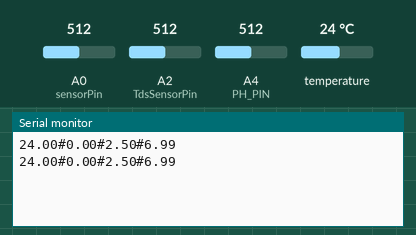
This sketch was run on a simulated Arduino Uno, built with avr-gcc and run on an emulated ATmega328P. Shown: the last lines printed to the serial monitor. The inputs (shaded band) are chosen by the test bench; at power-on: temperature 24 °C, A0 (sensorPin) = 512, A4 (PH_PIN) = 512, A2 (TdsSensorPin) = 512.

Above: at 3.3 s.
3.4 s: temperature set to 12 °C
At 5.5 s:
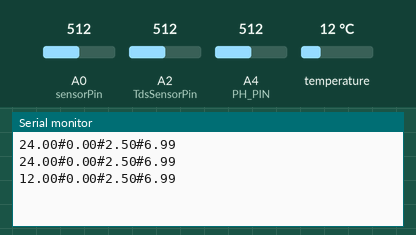
5.9 s: A0 (sensorPin) set to 716
At 6.9 s:
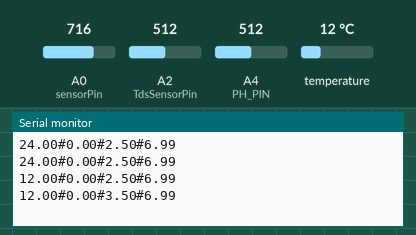
8.4 s: A4 (PH_PIN) set to 716
At 10.6 s:
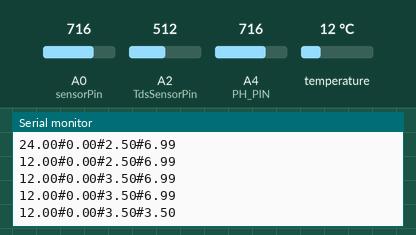
10.9 s: temperature set to 19 °C
At 12.1 s:
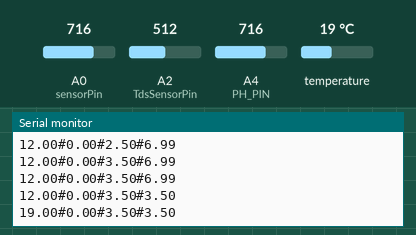
13.4 s: A0 (sensorPin) set to 810
At 15.7 s:
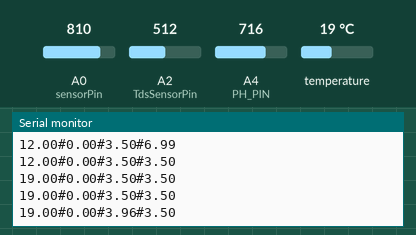
15.9 s: A4 (PH_PIN) set to 810
At 17.3 s:
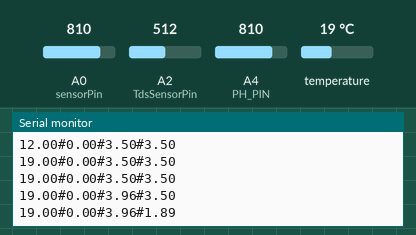
Timing chart, 0 to 18.9 s (numbered marks = the images above; inputs shaded):
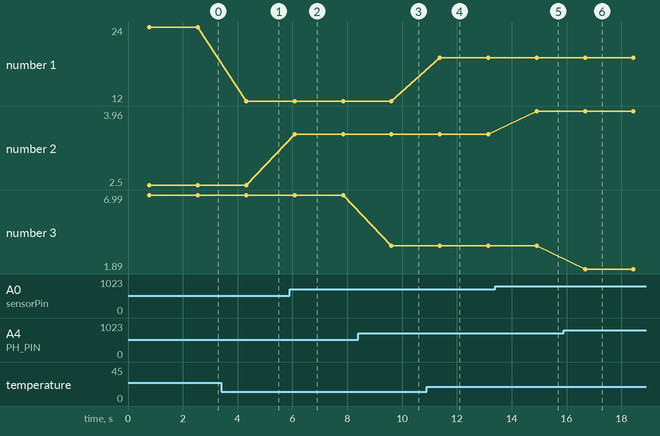

The sketch:

water_quality_arduino_code.ino
```cpp
#define TdsSensorPin A2
#define VREF 5.0
#define SCOUNT  30

int analogBuffer[SCOUNT];
int analogBufferTemp[SCOUNT];
int analogBufferIndex = 0, copyIndex = 0;
float averageVoltage = 0, tdsValue = 0, temperature = 25;


int sensorPin = A0;
int sensorValue = 0;
float voltage = 0.0;
float turbidity = 0.0;

#include <OneWire.h>
#include <DallasTemperature.h>

#define ONE_WIRE_BUS 2

OneWire oneWire(ONE_WIRE_BUS);
DallasTemperature sensors(&oneWire);


#define PH_PIN A4
float voltage1;
float pH;

void setup() {

  Serial.begin(9600);
  pinMode(TdsSensorPin, INPUT);
  sensors.begin();

}

void loop() {

  sensors.requestTemperatures();
  float tempc = sensors.getTempCByIndex(0);
  float tempf = sensors.toFahrenheit(tempc);


  sensorValue = analogRead(sensorPin);

  voltage = sensorValue * (5.0 / 1023.0);

  // turbidity = -1120.4 * voltage * voltage + 5742.3 * voltage - 4352.9;
  turbidity = voltage;


  int raw = analogRead(PH_PIN);
  voltage1 = raw * (5.0 / 1023.0);


  pH = 7.0 - (voltage1 - 2.5) * 3.5;

  if (pH < 0) pH = 0;
  if (pH > 14) pH = 14;


  static unsigned long analogSampleTimepoint = millis();
  if (millis() - analogSampleTimepoint > 40U) {
    analogSampleTimepoint = millis();
    analogBuffer[analogBufferIndex] = analogRead(TdsSensorPin);
    analogBufferIndex++;
    if (analogBufferIndex == SCOUNT) {
      analogBufferIndex = 0;
    }
  }

  static unsigned long printTimepoint = millis();
  if (millis() - printTimepoint > 800U) {
    printTimepoint = millis();
    for (copyIndex = 0; copyIndex < SCOUNT; copyIndex++) {
      analogBufferTemp[copyIndex] = analogBuffer[copyIndex];
    }
    averageVoltage = getMedianNum(analogBufferTemp, SCOUNT) * (float)VREF / 1024.0;
    float compensationCoefficient = 1.0 + 0.02 * (tempc - 25.0);
    float compensationVoltage = averageVoltage / compensationCoefficient;
    tdsValue = (133.42 * compensationVoltage * compensationVoltage * compensationVoltage - 255.86 *
                 compensationVoltage * compensationVoltage + 857.39 * compensationVoltage) * 0.5;

  }
  // Backend expects order: temperature#TDS#turbidity#pH (see app.py /iot/data)
  String data = String(tempc)+"#"+String(tdsValue)+"#"+String(turbidity)+"#"+String(pH);

  Serial.println(data);
  delay(1000);
}

int getMedianNum(int bArray[], int iFilterLen) {
  int bTab[iFilterLen];
  for (byte i = 0; i < iFilterLen; i++)
    bTab[i] = bArray[i];
  int i, j, bTemp;
  for (j = 0; j < iFilterLen - 1; j++) {
    for (i = 0; i < iFilterLen - j - 1; i++) {
      if (bTab[i] > bTab[i + 1]) {
        bTemp = bTab[i];
        bTab[i] = bTab[i + 1];
        bTab[i + 1] = bTemp;
      }
    }
  }
  if ((iFilterLen & 1) > 0) {
    bTemp = bTab[(iFilterLen - 1) / 2];
  } else {
    bTemp = (bTab[iFilterLen / 2] + bTab[iFilterLen / 2 - 1]) / 2;
  }
  return bTemp;
}
```

Measured:
- after the input at 3.4 s, the serial monitor: prints a new line after 0.91 s (image 1)
- after the input at 5.9 s, the serial monitor: prints a new line after 0.18 s (image 2)
- after the input at 8.4 s, the serial monitor: prints a new line after 1.2 s (image 3)
- after the input at 10.9 s, the serial monitor: prints a new line after 0.48 s (image 4)
- after the input at 13.4 s, the serial monitor: prints a new line after 1.5 s (image 5)
- after the input at 15.9 s, the serial monitor: prints a new line after 0.78 s (image 6)
- plotted number 1: 24 → 12 after the input at 3.4 s, 12 → 19 after the input at 10.9 s
- plotted number 2: 2.5 → 3.5 after the input at 5.9 s, 3.5 → 3.96 after the input at 13.4 s
